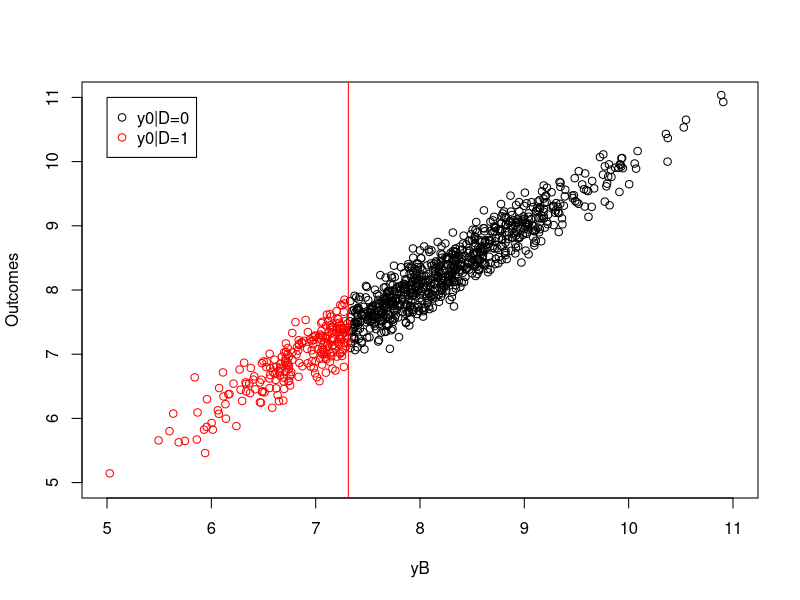
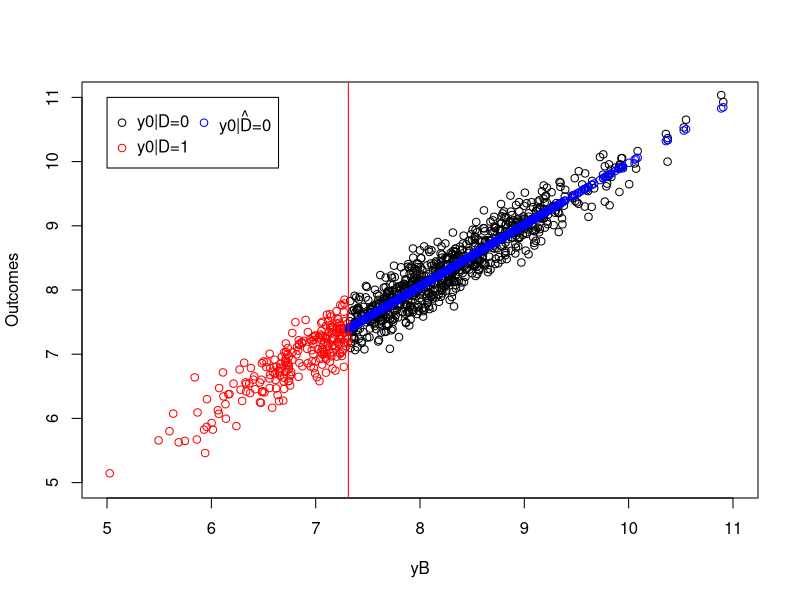
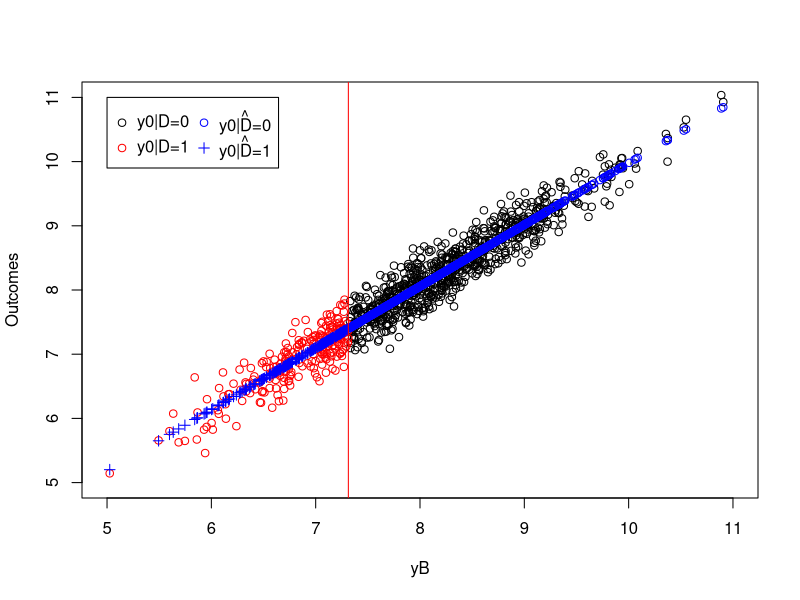
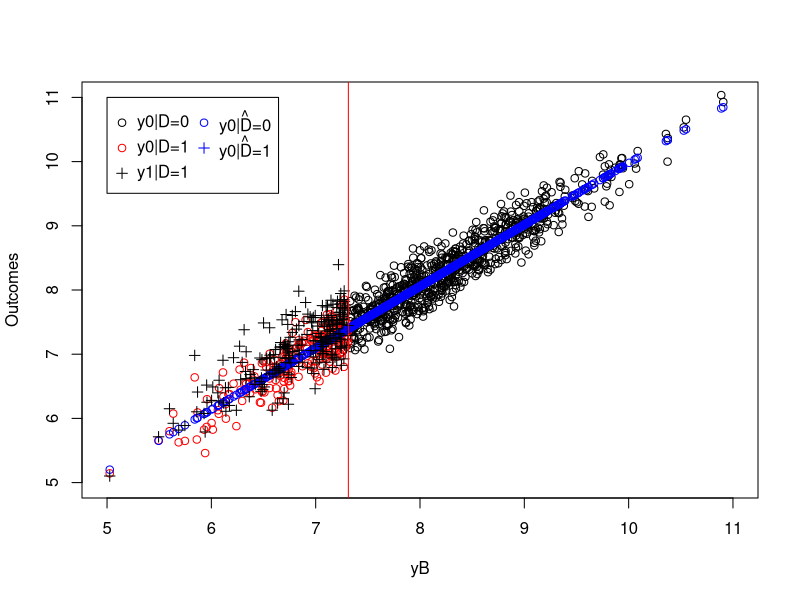

Here is the R script that generated these plots, in order: (Note: this script raises an error after producing the figures.)
## ---- chunk 1
param <- c(8,.5,.28,1500,0.9,0.01,0.05,0.05,0.05,0.1)
names(param) <- c("barmu","sigma2mu","sigma2U","barY","rho","theta","sigma2epsilon","sigma2eta","delta","baralpha")
## ---- chunk 2
set.seed(1234)
N <-1000
mu <- rnorm(N,param["barmu"],sqrt(param["sigma2mu"]))
UB <- rnorm(N,0,sqrt(param["sigma2U"]))
yB <- mu + UB 
YB <- exp(yB)
Ds <- rep(0,N)
Ds[YB<=param["barY"]] <- 1 
epsilon <- rnorm(N,0,sqrt(param["sigma2epsilon"]))
eta<- rnorm(N,0,sqrt(param["sigma2eta"]))
U0 <- param["rho"]*UB + epsilon
y0 <- mu +  U0 + param["delta"]
alpha <- param["baralpha"]+  param["theta"]*mu + eta
y1 <- y0+alpha
Y0 <- exp(y0)
Y1 <- exp(y1)
y <- y1*Ds+y0*(1-Ds)
Y <- Y1*Ds+Y0*(1-Ds)
## ---- chunk 3
col.obs <- 'black'
col.unobs <- 'red'
lty.obs <- 1
lty.unobs <- 2
xlim.big <- c(-1.5,0.5)
xlim.small <- c(-0.15,0.55)
adj <- 0

# Sample

plot(yB[Ds==0],y0[Ds==0],pch=1,xlim=c(5,11),ylim=c(5,11),xlab="yB",ylab="Outcomes")
points(yB[Ds==1],y0[Ds==1],pch=1,col=col.unobs)
abline(v=log(param["barY"]),col=col.unobs)
legend(5,11,c('y0|D=0','y0|D=1'),pch=c(1,1),col=c(col.obs,col.unobs),ncol=1)

# Step 1
ols.reg.0 <- lm(y[Ds==0]~yB[Ds==0])

plot(yB[Ds==0],y0[Ds==0],pch=1,xlim=c(5,11),ylim=c(5,11),xlab="yB",ylab="Outcomes")
points(yB[Ds==1],y0[Ds==1],pch=1,col=col.unobs)
points(yB[Ds==0],ols.reg.0$fitted.values,col='blue')
abline(v=log(param["barY"]),col=col.unobs)
legend(5,11,c('y0|D=0','y0|D=1',expression(hat('y0|D=0'))),pch=c(1,1,1),col=c(col.obs,col.unobs,'blue'),ncol=2)

# step 2
y.pred <- ols.reg.0$coef[[1]]+ols.reg.0$coef[[2]]*yB[Ds==1]

plot(yB[Ds==0],y0[Ds==0],pch=1,xlim=c(5,11),ylim=c(5,11),xlab="yB",ylab="Outcomes")
points(yB[Ds==1],y0[Ds==1],pch=1,col=col.unobs)
points(yB[Ds==0],ols.reg.0$fitted.values,col='blue')
points(yB[Ds==1],y.pred,pch=3,col='blue')
abline(v=log(param["barY"]),col=col.unobs)
legend(5,11,c('y0|D=0','y0|D=1',expression(hat('y0|D=0')),expression(hat('y0|D=1'))),pch=c(1,1,1,3),col=c(col.obs,col.unobs,'blue','blue'),ncol=2)

# step 3
ww.ols <- mean(y[Ds==1]-y.pred)

plot(yB[Ds==0],y0[Ds==0],pch=1,xlim=c(5,11),ylim=c(5,11),xlab="yB",ylab="Outcomes")
points(yB[Ds==1],y0[Ds==1],pch=1,col=col.unobs)
points(yB[Ds==0],ols.reg.0$fitted.values,col='blue')
points(yB[Ds==1],y.pred,col='blue')
points(yB[Ds==1],y[Ds==1],pch=3,col='black')
abline(v=log(param["barY"]),col=col.unobs)
legend(5,11,c('y0|D=0','y0|D=1','y1|D=1',expression(hat('y0|D=0')),expression(hat('y0|D=1'))),pch=c(1,1,3,1,3),col=c(col.obs,col.unobs,col.obs,'blue','blue'),ncol=2)
## ---- chunk 4
delta.y.tt <- function(param){
  return(param["baralpha"]+param["theta"]*param["barmu"]-param["theta"]*((param["sigma2mu"]*dnorm((log(param["barY"])-param["barmu"])/(sqrt(param["sigma2mu"]+param["sigma2U"]))))/(sqrt(param["sigma2mu"]+param["sigma2U"])*pnorm((log(param["barY"])-param["barmu"])/(sqrt(param["sigma2mu"]+param["sigma2U"]))))))
}

delta.y.ate <- function(param){
  return(param["baralpha"]+param["theta"]*param["barmu"])
}
## ---- chunk 5
# deameaning the control variable
yB.Ds <-(yB-mean(yB[Ds==1]))*Ds
# running the OLS estimator with interactions between treatment and demeaned covariate
ols.direct <- lm(y~yB+Ds+yB.Ds)
# estimate of TT
ww.ols.direct <- ols.direct$coef[[3]]
## ---- chunk 6
# regs on X in both smaples
ols.reg.0 <- lm(y[Ds==0]~yB[Ds==0])
ols.reg.1 <- lm(y[Ds==1]~yB[Ds==1])

# variance
var.delta.ols <- 1/N*(var(ols.reg.0$residuals)/(1-mean(Ds))+var(ols.reg.1$residuals)/(mean(Ds)))

## ---- chunk 7
ols.direct.HC1 <- vcovHC(ols.direct,type='HC1')
## ---- chunk 8
# running the OLS estimator without interactions
ols.simp <- lm(y~yB+Ds)
# estimate of TT
ww.ols.simp <- ols.simp$coef[[3]]
## ---- chunk 9
param <- c(param,0.1,7.98)
names(param) <- c("barmu","sigma2mu","sigma2U","barY","rho","theta","sigma2epsilon","sigma2eta","delta","baralpha","gamma","baryB")
## ---- chunk 10
set.seed(1234)
N <-1000
mu <- rnorm(N,param["barmu"],sqrt(param["sigma2mu"]))
UB <- rnorm(N,0,sqrt(param["sigma2U"]))
yB <- mu + UB 
YB <- exp(yB)
Ds <- rep(0,N)
Ds[YB<=param["barY"]] <- 1 
epsilon <- rnorm(N,0,sqrt(param["sigma2epsilon"]))
eta<- rnorm(N,0,sqrt(param["sigma2eta"]))
U0 <- param["rho"]*UB + epsilon
y0 <- mu +  U0 + param["delta"] + param["gamma"]*(yB-param["baryB"])^2
alpha <- param["baralpha"]+  param["theta"]*mu + eta
y1 <- y0+alpha
Y0 <- exp(y0)
Y1 <- exp(y1)
y <- y1*Ds+y0*(1-Ds)
Y <- Y1*Ds+Y0*(1-Ds)
## ---- chunk 11
ols.reg.0 <- lm(y[Ds==0]~yB[Ds==0])
# predicted values for the treated
y.pred <- ols.reg.0$coef[[1]]+ols.reg.0$coef[[2]]*yB[Ds==1]
# estimated treatment effect by WWOLSX
ww.ols <- mean(y[Ds==1]-y.pred)
# true value of TT in the sample
tt.sample <- mean(alpha[Ds==1])
## ---- chunk 12
plot(yB[Ds==0],y0[Ds==0],pch=1,xlim=c(5,11),ylim=c(5,11),xlab="yB",ylab="Outcomes")
points(yB[Ds==1],y0[Ds==1],pch=1,col='red')
points(yB[Ds==0],ols.reg.0$fitted.values,col='blue')
points(yB[Ds==1],y.pred,pch=3,col='blue')
points(yB[Ds==1],y[Ds==1],pch=3,col='black')
abline(v=log(param["barY"]),col='red')
legend(5,11,c('y0|D=0','y0|D=1','y1|D=1',expression(hat('y0|D=0')),expression(hat('y0|D=1'))),pch=c(1,1,3,1,3),col=c('black','red','black','blue','blue'),ncol=2)
## ---- chunk 13
set.seed(1234)
mu <- rnorm(N,param["barmu"],sqrt(param["sigma2mu"]))
UB <- rnorm(N,0,sqrt(param["sigma2U"]))
yB <- mu + UB 
YB <- exp(yB)
Ds <- rep(0,N)
V <- rnorm(N,0,sqrt(param["sigma2mu"]+param["sigma2U"]))
Ds[yB+V<=log(param["barY"])] <- 1 
epsilon <- rnorm(N,0,sqrt(param["sigma2epsilon"]))
eta<- rnorm(N,0,sqrt(param["sigma2eta"]))
U0 <- param["rho"]*UB + epsilon
y0 <- mu +  U0 + param["delta"] + param["gamma"]*(yB-param["baryB"])^2
alpha <- param["baralpha"]+  param["theta"]*mu + eta
y1 <- y0+alpha
Y0 <- exp(y0)
Y1 <- exp(y1)
y <- y1*Ds+y0*(1-Ds)
Y <- Y1*Ds+Y0*(1-Ds)
## ---- chunk 14
par(mar=c(5,4,4,5))
plot(yB[Ds==0],y0[Ds==0],pch=1,xlim=c(5,11),ylim=c(5,11),xlab="yB",ylab="Outcomes")
points(yB[Ds==1],y[Ds==1],pch=3,col='blue')
abline(v=log(param["barY"]),col='red')
legend(5,10.5,c('y0|D=0','y1|D=1','D'),pch=c(1,3,2),col=c(col.obs,'blue',col.unobs),ncol=1)
par(new=TRUE)
plot(yB,Ds,pch=2,col=col.unobs,xlim=c(5,11),xaxt="n",yaxt="n",xlab="",ylab="")
axis(4)
mtext("D",side=4,line=3)
## ---- chunk 15
delta.y.tt.com.supp <- function(param){
  return(param["baralpha"]+param["theta"]*param["barmu"]-param["theta"]*((param["sigma2mu"]*dnorm((log(param["barY"])-param["barmu"])/(sqrt(2*(param["sigma2mu"]+param["sigma2U"])))))/(sqrt(2*(param["sigma2mu"]+param["sigma2U"]))*pnorm((log(param["barY"])-param["barmu"])/(sqrt(2*(param["sigma2mu"]+param["sigma2U"])))))))
}
delta.y.tt.CS.pop <- delta.y.tt.com.supp(param)
## ---- chunk 16
kernel <- 'gaussian'
bw <- 1
# run LLR on the untreated sample using treated points as grid points
y0.llr.1 <- llr(y[Ds==0],yB[Ds==0],yB[Ds==1],bw=bw,kernel=kernel)    
# compute TT
ww.llr.1 <- mean(y[Ds==1]-y0.llr.1)

bw <- 0.5
# run LLR on the untreated sample using treated points as grid points
y0.llr.0.5 <- llr(y[Ds==0],yB[Ds==0],yB[Ds==1],bw=bw,kernel=kernel)    
# compute TT
ww.llr.0.5 <- mean(y[Ds==1]-y0.llr.0.5)
## ---- chunk 17
plot(yB[Ds==0],y0[Ds==0],pch=1,xlim=c(5,11),ylim=c(5,11),xlab="yB",ylab="Outcomes")
points(yB[Ds==1],y0[Ds==1],pch=1,col='red')
points(yB[Ds==1],y0.llr.1,col='blue')
points(yB[Ds==1],y0.llr.0.5,col='green')
points(yB[Ds==1],y[Ds==1],pch=3)
legend(5,11,c('y0|D=0','y0|D=1',expression(hat(y0.1)),expression(hat(y0.0.5)),'y|D=1'),pch=c(1,1,1,1,3),col=c('black','red','blue','green','black'),ncol=2)
## ---- chunk 18
# LLR matching fnciton
llr.match <- function(y,D,x,bw,kernel){
  y0.llr <- llr(y[D==0],x[D==0],x[D==1],bw=bw,kernel=kernel)
  return(mean(y[D==1]-y0.llr))
}

# Monte Carlos
monte.carlo.llr <- function(s,N,param,bw,kernel){
  set.seed(s)
  mu <- rnorm(N,param["barmu"],sqrt(param["sigma2mu"]))
  UB <- rnorm(N,0,sqrt(param["sigma2U"]))
  yB <- mu + UB 
  YB <- exp(yB)
  Ds <- rep(0,N)
  V <- rnorm(N,0,sqrt(param["sigma2mu"]+param["sigma2U"]))
  Ds[yB+V<=log(param["barY"])] <- 1 
  epsilon <- rnorm(N,0,sqrt(param["sigma2epsilon"]))
  eta<- rnorm(N,0,sqrt(param["sigma2eta"]))
  U0 <- param["rho"]*UB + epsilon
  y0 <- mu +  U0 + param["delta"] + param["gamma"]*(yB-param["baryB"])^2
  alpha <- param["baralpha"]+  param["theta"]*mu + eta
  y1 <- y0+alpha
  Y0 <- exp(y0)
  Y1 <- exp(y1)
  y <- y1*Ds+y0*(1-Ds)
  Y <- Y1*Ds+Y0*(1-Ds)
  ww.llr <- llr.match(y,Ds,yB,bw=bw,kernel=kernel)
  return(ww.llr)
}

simuls.llr.N <- function(N,Nsim,param,bw,kernel){
  simuls.llr <- matrix(unlist(lapply(1:Nsim,monte.carlo.llr,N=N,param=param,bw=bw,kernel=kernel)),nrow=Nsim,ncol=1,byrow=TRUE)
  colnames(simuls.llr) <- c('LLR')
  return(simuls.llr)
}

sf.simuls.llr.N <- function(N,Nsim,param,bw,kernel){
  sfInit(parallel=TRUE,cpus=8)
  sfExport('llr.match','llr')
  sim.llr <- matrix(unlist(sfLapply(1:Nsim,monte.carlo.llr,N=N,param=param,bw=bw,kernel=kernel)),nrow=Nsim,ncol=1,byrow=TRUE)
  sfStop()
  colnames(sim.llr) <- c('LLR')
  return(sim.llr)
}

Nsim <- 1000
#Nsim <- 10
#N.sample <- c(100,1000,10000,100000)
#N.sample <- c(100,1000,10000)
N.sample <- c(100,1000)
#simuls.llr <- lapply(N.sample,simuls.llr.N,Nsim=Nsim,param=param,bw=bw,kernel=kernel)
simuls.llr <- lapply(N.sample,sf.simuls.llr.N,Nsim=Nsim,param=param,bw=bw,kernel=kernel)
names(simuls.llr) <- N.sample
## ---- chunk 19
par(mfrow=c(2,2))
for (i in 1:length(simuls.llr)){
  hist(simuls.llr[[i]][,'LLR'],main=paste('N=',as.character(N.sample[i])),xlab=expression(hat(Delta^yLLR)),xlim=c(-0.15,0.55))
  abline(v=delta.y.tt.com.supp(param),col="red")
}
## ---- chunk 20
probit.Ds <- glm(Ds~yB, family=binomial(link="probit"))
pscore <- predict(probit.Ds,type="response")
## ---- chunk 21
plot(yB,pscore, xlab="yB", ylab="Propensity score")
## ---- chunk 22
bw <- 0.1
# run LLR on the untreated sample using treated points as grid points
y0.llr.pscore.0.1 <- llr(y[Ds==0],pscore[Ds==0],pscore[Ds==1],bw=bw,kernel=kernel)    
# compute TT
ww.llr.pscore.0.1 <- llr.match(y,Ds,pscore,bw=bw,kernel=kernel)
## ---- chunk 23
plot(pscore[Ds==0],y[Ds==0], ylab="Outcomes", xlab="Propensity score",xlim=c(0,1),ylim=c(5,12))
points(pscore[Ds==1],y[Ds==1],pch=3,col='blue')
points(pscore[Ds==1],y0[Ds==1],pch=1,col='red')
points(pscore[Ds==1],y0.llr.pscore.0.1,col='green')
legend(0.7,11,c('y0|D=0','y1|D=1','y0|D=1',expression(hat(y0.0.1))),pch=c(1,3,1,1),col=c('black','blue','red','green'),ncol=1)
## ---- chunk 24
MSE.grid <- seq(0.1,1,by=.1)
MSE.grid.test <- sapply(MSE.grid,MSE.llr,y=y,D=Ds,x=pscore,kernel='gaussian',d=0)
MSE.grid.pscore <- seq(0.02,0.1,by=.02)
MSE.pscore <- sapply(MSE.grid.pscore,MSE.llr,y=y,D=Ds,x=pscore,kernel='gaussian',d=0)
bw <- MSE.grid.pscore[MSE.pscore==min(MSE.pscore)]
# run LLR on the untreated sample using treated points as grid points
y0.llr.pscore.bw <- llr(y[Ds==0],pscore[Ds==0],pscore[Ds==1],bw=bw,kernel=kernel)    
# TT estimate
ww.llr.pscore.bw <- llr.match(y,Ds,pscore,bw=bw,kernel=kernel)

# parallelized code just in case
#sfInit(parallel=TRUE,cpus=8)
#sfExport('llr.match.trim','llr','dens.fun.point','dens.fun','com.supp','MSE.llr')
#MSE.grid.test <- sfSapply(MSE.grid,MSE.llr,y=y,D=Ds,x=yB,kernel='gaussian',d=0)
#sfStop()
## ---- chunk 25
plot(MSE.grid.pscore[1:10],MSE.pscore[1:10], xlab="Bandwidth", ylab="MSE")

plot(pscore[Ds==0],y[Ds==0], ylab="Outcomes", xlab="Propensity score",xlim=c(0,1),ylim=c(5,12))
points(pscore[Ds==1],y[Ds==1],pch=3,col='blue')
points(pscore[Ds==1],y0[Ds==1],pch=1,col='red')
points(pscore[Ds==1],y0.llr.pscore.0.1,col='green')
points(pscore[Ds==1],y0.llr.pscore.bw,col='blue')
legend(0.7,11,c('y0|D=0','y1|D=1','y0|D=1',expression(hat(y0.0.1)),expression(hat(y0.bw))),pch=c(1,3,1,1,1),col=c('black','blue','red','green','blue'),ncol=2)
## ---- chunk 26
# density function estimated at one point
dens.fun.point <- function(n,x,gridx,bw,kernel){
  return(density(x,n=1,from=gridx[n],to=gridx[n],bw=bw,kernel=kernel)[[2]])
}

dens.fun <- function(x,gridx,bw,kernel){
  return(sapply(1:length(gridx), dens.fun.point, x=x, gridx=gridx, bw=bw, kernel=kernel))
}
dens.pscore.D0 <- dens.fun(pscore[Ds==0],pscore[Ds==1],bw=bw.nrd(pscore[Ds==0]),kernel='b')
dens.pscore.D1 <- dens.fun(pscore[Ds==1],pscore[Ds==1],bw=bw.nrd(pscore[Ds==1]),kernel='b')

com.supp <- function(x,gridx,t,bw,kernel){
  dens.x <- dens.fun(x=x,gridx=gridx,bw=bw,kernel=kernel)
  return(ifelse(dens.x<=quantile(dens.x,t),0,1))
}

t<- 0.05
com.supp.pscore <- com.supp(pscore[Ds==0],pscore[Ds==1],t=t,bw=bw.nrd(pscore[Ds==0]),kernel='b')

# estimation using common support and trimming
llr.match.trim <- function(y,D,x,t,bw,kernel){
  com.supp.x <- com.supp(x[D==0],x[D==1],t=t,bw=bw.nrd(x[D==0]),kernel='b')
  y0.llr <- llr(y[D==0],x[D==0],x[D==1][com.supp.x==1],bw=bw,kernel=kernel)
  return(mean(y[D==1][com.supp.x==1]-y0.llr))
}
ww.llr.pscore.trim <- llr.match.trim(y,Ds,pscore,t=t,bw=bw,kernel=kernel)

## ---- chunk 27
par(mar=c(5,4,4,5))
plot(pscore[Ds==1],dens.pscore.D0,pch=1,xlim=c(0,1),xlab="Propensity score",ylab="density")
points(pscore[Ds==1],dens.pscore.D1,pch=3)
legend(0.65,2.5,c('fP(yB)|D=0','fP(yB)|D=1','Common Support'),pch=c(1,3,2),col=c('black','black','red'),ncol=1)
par(new=TRUE)
plot(pscore[Ds==1],com.supp.pscore,pch=2,col='red',xlim=c(0,1),ylim=c(0,1),xaxt="n",yaxt="n",xlab="",ylab="")
axis(4)
mtext("Common Support",side=4,line=3)
## ---- chunk 28
monte.carlo.llr.trim <- function(s,N,param,t,bw,kernel){
  set.seed(s)
  mu <- rnorm(N,param["barmu"],sqrt(param["sigma2mu"]))
  UB <- rnorm(N,0,sqrt(param["sigma2U"]))
  yB <- mu + UB 
  YB <- exp(yB)
  Ds <- rep(0,N)
  V <- rnorm(N,0,sqrt(param["sigma2mu"]+param["sigma2U"]))
  Ds[yB+V<=log(param["barY"])] <- 1 
  epsilon <- rnorm(N,0,sqrt(param["sigma2epsilon"]))
  eta<- rnorm(N,0,sqrt(param["sigma2eta"]))
  U0 <- param["rho"]*UB + epsilon
  y0 <- mu +  U0 + param["delta"] + param["gamma"]*(yB-param["baryB"])^2
  alpha <- param["baralpha"]+  param["theta"]*mu + eta
  y1 <- y0+alpha
  Y0 <- exp(y0)
  Y1 <- exp(y1)
  y <- y1*Ds+y0*(1-Ds)
  Y <- Y1*Ds+Y0*(1-Ds)
  probit.Ds <- glm(Ds~yB, family=binomial(link="probit"))
  pscore <- predict(probit.Ds,type="response")
  ww.llr <- llr.match.trim(y,Ds,pscore,t=t,bw=bw,kernel=kernel)
  return(ww.llr)
}

simuls.llr.trim.N <- function(N,Nsim,param,t,bw,kernel){
  simuls.llr.trim <- matrix(unlist(lapply(1:Nsim,monte.carlo.llr.trim,N=N,param=param,t=t,bw=bw,kernel=kernel)),nrow=Nsim,ncol=1,byrow=TRUE)
  colnames(simuls.llr.trim) <- c('LLR Trim')
  return(simuls.llr.trim)
}

sf.simuls.llr.trim.N <- function(N,Nsim,param,t,bw,kernel){
  sfInit(parallel=TRUE,cpus=8)
  sfExport('llr.match.trim','llr','dens.fun.point','dens.fun','com.supp')
  sim.llr.trim <- matrix(unlist(sfLapply(1:Nsim,monte.carlo.llr.trim,N=N,param=param,t=t,bw=bw,kernel=kernel)),nrow=Nsim,ncol=1,byrow=TRUE)
  sfStop()
  colnames(sim.llr.trim) <- c('LLR Trim')
  return(sim.llr.trim)
}

Nsim <- 1000
#Nsim <- 10
#N.sample <- c(100,1000,10000,100000)
#N.sample <- c(100,1000,10000)
N.sample <- c(100,1000)
#N.sample <- c(100)
#simuls.llr.trim <- lapply(N.sample,simuls.llr.trim.N,Nsim=Nsim,param=param,t=t,bw=bw,kernel=kernel)
simuls.llr.trim <- lapply(N.sample,sf.simuls.llr.trim.N,Nsim=Nsim,param=param,t=t,bw=bw,kernel=kernel)
names(simuls.llr.trim) <- N.sample
## ---- chunk 29
par(mfrow=c(2,2))
for (i in 1:length(simuls.llr.trim)){
  hist(simuls.llr.trim[[i]][,'LLR Trim'],main=paste('N=',as.character(N.sample[i])),xlab=expression(hat(Delta^yLLRTrim)),xlim=c(-0.15,0.55))
  abline(v=delta.y.tt.com.supp(param),col="red")
}
## ---- chunk 30
# building a dataset with treatment, control and outcome
match.data <- data.frame(y=y,Ds=Ds,yB=yB)
# NNM with euclidean distance and 1 to 1 matching with replacement
# selecting the neighbors
nnm.euclid.1.1 <- matchit(Ds~yB,ratio=1,method="nearest",distance='euclidean',replace=TRUE,data=match.data)
# generating the data with neighbors and weights
data.nnm.euclid.1.1 <- match.data(nnm.euclid.1.1)
# estimating tt on the matched data using the weights
tt.nnm.euclid.1.1 <- coef(lm(y~Ds,data=data.nnm.euclid.1.1,weights=weights))[[2]]

# NNM with euclidean distance and 5 to 1 matching with replacement
# selecting the neighbors
nnm.euclid.5.1 <- matchit(Ds~yB,ratio=5,method="nearest",distance='euclidean',replace=TRUE,data=match.data)
# generating the data with neighbors and weights
data.nnm.euclid.5.1 <- match.data(nnm.euclid.5.1)
# estimating tt on the matched data using the weights
tt.nnm.euclid.5.1 <- coef(lm(y~Ds,data=data.nnm.euclid.5.1,weights=weights))[[2]]

# NNM with propensity score distance and 1 to 1 matching with replacement
# selecting the neighbors
nnm.pscore.1.1 <- matchit(Ds~yB,ratio=1,method="nearest",distance='glm',link='probit',replace=TRUE,data=match.data)
# generating the data with neighbors and weights
data.nnm.pscore.1.1 <- match.data(nnm.pscore.1.1)
# estimating tt on the matched data using the weights
tt.nnm.pscore.1.1 <- coef(lm(y~Ds,data=data.nnm.pscore.1.1,weights=weights))[[2]]

# NNM with propensity score distance and 5 to 1 matching with replacement
# selecting the neighbors
nnm.pscore.5.1 <- matchit(Ds~yB,ratio=5,method="nearest",distance='glm',link='probit',replace=TRUE,data=match.data)
# generating the data with neighbors and weights
data.nnm.pscore.5.1 <- match.data(nnm.pscore.5.1)
# estimating tt on the matched data using the weights
tt.nnm.pscore.5.1 <- coef(lm(y~Ds,data=data.nnm.pscore.5.1,weights=weights))[[2]]

# NNM with Mahalanobis distance and 1 to 1 matching with replacement
# selecting the neighbors
nnm.maha.1.1 <- matchit(Ds~yB,ratio=1,method="nearest",distance='mahalanobis',replace=TRUE,data=match.data)
# generating the data with neighbors and weights
data.nnm.maha.1.1 <- match.data(nnm.maha.1.1)
# estimating tt on the matched data using the weights
tt.nnm.maha.1.1 <- coef(lm(y~Ds,data=data.nnm.maha.1.1,weights=weights))[[2]]

# NNM with Mahalanobis distance and 5 to 1 matching with replacement
# selecting the neighbors
nnm.maha.5.1 <- matchit(Ds~yB,ratio=5,method="nearest",distance='mahalanobis',replace=TRUE,data=match.data)
# generating the data with neighbors and weights
data.nnm.maha.5.1 <- match.data(nnm.maha.5.1)
# estimating tt on the matched data using the weights
tt.nnm.maha.5.1 <- coef(lm(y~Ds,data=data.nnm.maha.5.1,weights=weights))[[2]]
## ---- chunk 31
# plot of standardized distance
plot(summary(nnm.euclid.1.1),xlim=c(0,2))

# plot of distribution of covariates
plot(nnm.euclid.1.1, type = "density", interactive = FALSE)
## ---- chunk 32
monte.carlo.nnm <- function(s,N,param,...){
  set.seed(s)
  mu <- rnorm(N,param["barmu"],sqrt(param["sigma2mu"]))
  UB <- rnorm(N,0,sqrt(param["sigma2U"]))
  yB <- mu + UB 
  YB <- exp(yB)
  Ds <- rep(0,N)
  V <- rnorm(N,0,sqrt(param["sigma2mu"]+param["sigma2U"]))
  Ds[yB+V<=log(param["barY"])] <- 1 
  epsilon <- rnorm(N,0,sqrt(param["sigma2epsilon"]))
  eta<- rnorm(N,0,sqrt(param["sigma2eta"]))
  U0 <- param["rho"]*UB + epsilon
  y0 <- mu +  U0 + param["delta"] + param["gamma"]*(yB-param["baryB"])^2
  alpha <- param["baralpha"]+  param["theta"]*mu + eta
  y1 <- y0+alpha
  Y0 <- exp(y0)
  Y1 <- exp(y1)
  y <- y1*Ds+y0*(1-Ds)
  Y <- Y1*Ds+Y0*(1-Ds)
  # building a dataset with treatment, control and outcome
  match.data <- data.frame(y=y,Ds=Ds,yB=yB)
  # NNM with euclidean distance and 1 to 1 matching with replacement
  # selecting the neighbors
  nnm.euclid.1.1 <- matchit(Ds~yB,data=match.data,...)
  # generating the data with neighbors and weights
  data.nnm.euclid.1.1 <- match.data(nnm.euclid.1.1)
  # estimating tt on the matched data using the weights
  tt.nnm.euclid.1.1 <- coef(lm(y~Ds,data=data.nnm.euclid.1.1,weights=weights))[[2]]
  return(tt.nnm.euclid.1.1)
}

simuls.nnm.N <- function(N,Nsim,param,...){
  simuls.nnm <- matrix(unlist(lapply(1:Nsim,monte.carlo.nnm,N=N,param=param,...)),nrow=Nsim,ncol=1,byrow=TRUE)
  colnames(simuls.nnm) <- c('NNM')
  return(simuls.nnm)
}

sf.simuls.nnm.N <- function(N,Nsim,param,...){
  sfInit(parallel=TRUE,cpus=8)
  sfLibrary(MatchIt)
  sim.nnm <- matrix(unlist(sfLapply(1:Nsim,monte.carlo.nnm,N=N,param=param,...)),nrow=Nsim,ncol=1,byrow=TRUE)
  sfStop()
  colnames(sim.nnm) <- c('NNM')
  return(sim.nnm)
}

Nsim <- 1000
#Nsim <- 10
#N.sample <- c(100,1000,10000,100000)
#N.sample <- c(100,1000,10000)
N.sample <- c(100,1000)
#N.sample <- c(100)
#simuls.nnm <- lapply(N.sample,simuls.nnm.N,Nsim=Nsim,param=param,ratio=1,method="nearest",distance='euclidean',replace=TRUE)
simuls.nnm <- lapply(N.sample,sf.simuls.nnm.N,Nsim=Nsim,param=param,ratio=1,method="nearest",distance='euclidean',replace=TRUE)
names(simuls.nnm) <- N.sample
## ---- chunk 33
par(mfrow=c(2,2))
for (i in 1:length(simuls.nnm)){
  hist(simuls.nnm[[i]][,'NNM'],main=paste('N=',as.character(N.sample[i])),xlab=expression(hat(Delta^yNNM)),xlim=c(-0.15,0.55))
  abline(v=delta.y.tt.com.supp(param),col="red")
}
## ---- chunk 34
# computing weights
pscore.weights <- (pscore/(1-pscore))*(1-mean(Ds))/mean(Ds)
# get rid of weights for the treated
pscore.weights[Ds==1] <- 0
# normalize by sum of weights for the untreated
pscore.weights <- pscore.weights/sum(pscore.weights)

# counterfactual estimation using reweighting:
y0.D1.reweighting <- weighted.mean(y[Ds==0],w=pscore.weights[Ds==0])
# TT estimation
TT.reweighting <- mean(y[Ds==1])-y0.D1.reweighting
## ---- chunk 35
monte.carlo.reweight <- function(s,N,param){
  set.seed(s)
  mu <- rnorm(N,param["barmu"],sqrt(param["sigma2mu"]))
  UB <- rnorm(N,0,sqrt(param["sigma2U"]))
  yB <- mu + UB 
  YB <- exp(yB)
  Ds <- rep(0,N)
  V <- rnorm(N,0,sqrt(param["sigma2mu"]+param["sigma2U"]))
  Ds[yB+V<=log(param["barY"])] <- 1 
  epsilon <- rnorm(N,0,sqrt(param["sigma2epsilon"]))
  eta<- rnorm(N,0,sqrt(param["sigma2eta"]))
  U0 <- param["rho"]*UB + epsilon
  y0 <- mu +  U0 + param["delta"] + param["gamma"]*(yB-param["baryB"])^2
  alpha <- param["baralpha"]+  param["theta"]*mu + eta
  y1 <- y0+alpha
  Y0 <- exp(y0)
  Y1 <- exp(y1)
  y <- y1*Ds+y0*(1-Ds)
  Y <- Y1*Ds+Y0*(1-Ds)
  # pscore estimation
  probit.Ds <- glm(Ds~yB, family=binomial(link="probit"))
  pscore <- predict(probit.Ds,type="response")
  # computing weights
  pscore.weights <- pscore/(1-pscore)*(1-mean(Ds))/mean(Ds)
  # get rid of weights for the treated
  pscore.weights[Ds==1] <- 0
  # normalize by sum of weights for the untreated
  pscore.weights <- pscore.weights/sum(pscore.weights)
  # counterfactual estimation using reweighting:
  y0.D1.reweighting <- weighted.mean(y[Ds==0],w=pscore.weights[Ds==0])
  # TT estimation
  TT.reweighting <- mean(y[Ds==1])-y0.D1.reweighting
  return(TT.reweighting)
}

simuls.reweight.N <- function(N,Nsim,param){
  simuls.reweight <- matrix(unlist(lapply(1:Nsim,monte.carlo.reweight,N=N,param=param)),nrow=Nsim,ncol=1,byrow=TRUE)
  colnames(simuls.reweight) <- c('Reweighting Matching')
  return(simuls.reweight)
}

sf.simuls.reweight.N <- function(N,Nsim,param){
  sfInit(parallel=TRUE,cpus=8)
  sim.reweight <- matrix(unlist(sfLapply(1:Nsim,monte.carlo.reweight,N=N,param=param)),nrow=Nsim,ncol=1,byrow=TRUE)
  sfStop()
  colnames(sim.reweight) <- c('Reweighting Matching')
  return(sim.reweight)
}

Nsim <- 1000
#Nsim <- 10
#N.sample <- c(100,1000,10000,100000)
#N.sample <- c(100,1000,10000)
N.sample <- c(100,1000)
#N.sample <- c(100)
#simuls.reweight <- lapply(N.sample,simuls.reweight.N,Nsim=Nsim,param=param)
simuls.reweight<- lapply(N.sample,sf.simuls.reweight.N,Nsim=Nsim,param=param)
names(simuls.reweight) <- N.sample
## ---- chunk 36
par(mfrow=c(2,2))
for (i in 1:length(simuls.reweight)){
  hist(simuls.reweight[[i]][,'Reweighting Matching'],main=paste('N=',as.character(N.sample[i])),xlab=expression(hat(Delta^yReweight)),xlim=c(-0.15,0.55))
  abline(v=delta.y.tt.com.supp(param),col="red")
}
## ---- chunk 37
# function for the bootstrap of LLR
bootstrap.llr.trim <- function(s,y,D,x,t,bw,kernel){
  set.seed(s)
  boot.samp <- sample(N,replace=TRUE)
  y.boot <- y[boot.samp]
  D.boot <- D[boot.samp]
  x.boot <- x[boot.samp]
  llr.match.trim.boot <- llr.match.trim(y.boot,D.boot,x.boot,t=t,bw=bw,kernel=kernel)
  return(llr.match.trim.boot)
}  
# function for the bootstrap of Reweighting
bootstrap.reweigthing <- function(s,y,D,x){
  set.seed(s)
  boot.samp <- sample(N,replace=TRUE)
  y.boot <- y[boot.samp]
  D.boot <- D[boot.samp]
  x.boot <- x[boot.samp]
  # pscore estimation
  probit.Ds <- glm(D.boot~x.boot, family=binomial(link="probit"))
  pscore <- predict(probit.Ds,type="response")
  # computing weights
  pscore.weights <- pscore/(1-pscore)*(1-mean(D.boot))/mean(D.boot)
  # get rid of weights for the treated
  pscore.weights[D.boot==1] <- 0
  # normalize by sum of weights for the untreated
  pscore.weights <- pscore.weights/sum(pscore.weights)
  # counterfactual estimation using reweighting:
  y0.D1.reweighting <- weighted.mean(y.boot[D.boot==0],w=pscore.weights[D.boot==0])
  # TT estimation
  TT.reweighting <- mean(y.boot[D.boot==1])-y0.D1.reweighting
  return(TT.reweighting)
}  

# testing
test.boot.llr <- bootstrap.llr.trim(1234,y=y,D=Ds,x=yB,t=t,bw=bw,kernel=kernel)
test.boot.reweight <- bootstrap.reweigthing(1234,y=y,D=Ds,x=yB)

# parallelized computation of bootstrap
sf.boot.llr.N <- function(Nsim,...){
  sfInit(parallel=TRUE,cpus=8)
  sfExport('llr.match.trim','llr','dens.fun.point','dens.fun','com.supp','bootstrap.llr.trim')
  sim.boot.llr <- matrix(unlist(sfLapply(1:Nsim,bootstrap.llr.trim,...)),nrow=Nsim,ncol=1,byrow=TRUE)
  sfStop()
  colnames(sim.boot.llr) <- c('BootLLR')
  return(sim.boot.llr)
}

sf.boot.reweight.N <- function(Nsim,...){
  sfInit(parallel=TRUE,cpus=8)
  sim.boot.reweight <- matrix(unlist(sfLapply(1:Nsim,bootstrap.reweighting,...)),nrow=Nsim,ncol=1,byrow=TRUE)
  sfStop()
  colnames(sim.boot.reweight) <- c('BootReweight')
  return(sim.boot.reweight)
}


t <- 0.05
kernel <- 'gaussian'
N.boot <- 1000
bw <- 0.5
boot.llr <- sapply(1:N.boot,bootstrap.llr.trim,y=y,D=Ds,x=yB,t=t,bw=bw,kernel=kernel)
boot.reweight <- sapply(1:N.boot,bootstrap.reweigthing,y=y,D=Ds,x=yB)

#boot.llr <- sf.boot.llr.N(Nsim=N.boot,y=y,D=Ds,x=yB,t=t,bw=bw,kernel=kernel)
#boot.reweight <- sf.boot.reweight.N(Nsim=N.boot,y=y,D=Ds,x=yB)

#  sfInit(parallel=TRUE,cpus=8)
#  sfExport('llr.match.trim','llr','dens.fun.point','dens.fun','com.supp','bootstrap.llr.trim','y','Ds','yB')
#  sim.boot.reweight <- sfLapply(1:2,bootstrap.llr.trim,y=y,D=Ds,x=yB,t=t,bw=bw,kernel=kernel)
#  sim.boot.reweight <- lapply(1:2,bootstrap.llr.trim,y=y,D=Ds,x=yB,t=t,bw=bw,kernel=kernel)
#  sfStop()
## ---- chunk 38
delta <- 0.99
precision.llr <- function(k){
  return(2*quantile(abs(simuls.llr[[k]][,'LLR']-delta.y.tt.com.supp(param)),probs=c(delta)))
}
precision.llr.trim <- function(k){
  return(2*quantile(abs(simuls.llr.trim[[k]][,'LLR Trim']-delta.y.tt.com.supp(param)),probs=c(delta)))
}
precision.reweighting <- function(k){
  return(2*quantile(abs(simuls.reweight[[k]][,'Reweighting Matching']-delta.y.tt.com.supp(param)),probs=c(delta)))
}
precision.nnm <- function(k){
  return(2*quantile(abs(simuls.nnm[[k]][,'NNM']-delta.y.tt.com.supp(param)),probs=c(delta)))
}

precision.nnm.100 <- precision.nnm(1)
precision.nnm.1000 <- precision.nnm(2)
precision.llr.100 <- precision.llr(1)
precision.llr.1000 <- precision.llr(2)
precision.llr.trim.100 <- precision.llr.trim(1)
precision.llr.trim.1000 <- precision.llr.trim(2)
precision.reweighting.100 <- precision.reweighting(1)
precision.reweighting.1000 <- precision.reweighting(2)
precision.llr.trim.boot.1000 <- 2*quantile(abs(boot.llr-delta.y.tt.com.supp(param)),probs=c(delta))
precision.reweighting.boot.1000 <- 2*quantile(abs(boot.reweight-delta.y.tt.com.supp(param)),probs=c(delta))
## ---- chunk 39
# Estimating ATT and its variance using Matching:
# M=1
NNM.Match.yB.1 <- Match(y,Ds,yB,estimand="ATT",M=1,replace=TRUE,CommonSupport=FALSE,Weight=1,Var.calc=1,sample=FALSE)
NNM.Match.pscore.1 <- Match(y,Ds,pscore,estimand="ATT",M=1,replace=TRUE,CommonSupport=FALSE,Weight=1,Var.calc=1,sample=FALSE)
# M=5
NNM.Match.yB.5 <- Match(y,Ds,yB,estimand="ATT",M=5,replace=TRUE,CommonSupport=FALSE,Weight=1,Var.calc=5,sample=FALSE)
NNM.Match.pscore.5 <- Match(y,Ds,pscore,estimand="ATT",M=5,replace=TRUE,CommonSupport=FALSE,Weight=1,Var.calc=5,sample=FALSE)

# precision
se.NNM.Match.yB.1 <- NNM.Match.yB.1$se
se.NNM.Match.pscore.1 <- NNM.Match.pscore.1$se
se.NNM.Match.yB.5 <- NNM.Match.yB.5$se
se.NNM.Match.pscore.5 <- NNM.Match.pscore.5$se
